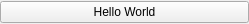
<?xml version="1.0" encoding="UTF-8"?>
<ui version="4.0">
 <class>ModuleA</class>
 <widget class="QFrame" name="ModuleA">
  <property name="geometry">
   <rect>
    <x>0</x>
    <y>0</y>
    <width>249</width>
    <height>24</height>
   </rect>
  </property>
  <property name="windowTitle">
   <string>Frame</string>
  </property>
  <layout class="QVBoxLayout" name="verticalLayout">
   <property name="leftMargin">
    <number>0</number>
   </property>
   <property name="topMargin">
    <number>0</number>
   </property>
   <property name="rightMargin">
    <number>0</number>
   </property>
   <property name="bottomMargin">
    <number>0</number>
   </property>
   <item>
    <widget class="QPushButton" name="pushButton">
     <property name="text">
      <string>Hello World</string>
     </property>
    </widget>
   </item>
  </layout>
 </widget>
 <resources/>
 <connections/>
</ui>
